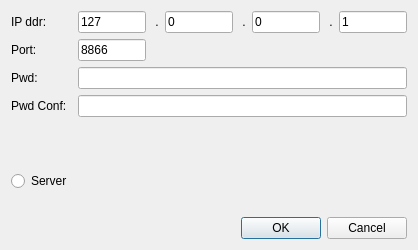
<?xml version="1.0" encoding="UTF-8"?>
<ui version="4.0">
 <class>DialogConf</class>
 <widget class="QDialog" name="DialogConf">
  <property name="geometry">
   <rect>
    <x>0</x>
    <y>0</y>
    <width>418</width>
    <height>250</height>
   </rect>
  </property>
  <property name="sizePolicy">
   <sizepolicy hsizetype="Preferred" vsizetype="Preferred">
    <horstretch>0</horstretch>
    <verstretch>0</verstretch>
   </sizepolicy>
  </property>
  <property name="windowTitle">
   <string>Configuration</string>
  </property>
  <layout class="QGridLayout" name="gridLayout">
   <item row="0" column="0" colspan="2">
    <widget class="QLabel" name="labelConfIp">
     <property name="text">
      <string>IP ddr:</string>
     </property>
    </widget>
   </item>
   <item row="0" column="2">
    <widget class="QLineEdit" name="lineEditIp1">
     <property name="text">
      <string>127</string>
     </property>
    </widget>
   </item>
   <item row="0" column="3">
    <widget class="QLabel" name="labelPoint">
     <property name="text">
      <string> .</string>
     </property>
    </widget>
   </item>
   <item row="0" column="4">
    <widget class="QLineEdit" name="lineEditIp2">
     <property name="text">
      <string>0</string>
     </property>
    </widget>
   </item>
   <item row="0" column="5">
    <widget class="QLabel" name="labelPoint2">
     <property name="text">
      <string> .</string>
     </property>
    </widget>
   </item>
   <item row="0" column="6">
    <widget class="QLineEdit" name="lineEditIp3">
     <property name="text">
      <string>0</string>
     </property>
    </widget>
   </item>
   <item row="0" column="7">
    <widget class="QLabel" name="labelPoint3">
     <property name="text">
      <string> .</string>
     </property>
    </widget>
   </item>
   <item row="0" column="8">
    <widget class="QLineEdit" name="lineEditIp4">
     <property name="text">
      <string>1</string>
     </property>
    </widget>
   </item>
   <item row="1" column="0" colspan="2">
    <widget class="QLabel" name="labelConfPort">
     <property name="text">
      <string>Port:</string>
     </property>
    </widget>
   </item>
   <item row="2" column="0" colspan="2">
    <widget class="QLabel" name="labelPwd">
     <property name="text">
      <string>Pwd:</string>
     </property>
    </widget>
   </item>
   <item row="2" column="2" colspan="7">
    <widget class="QLineEdit" name="lineEditPwd">
     <property name="enabled">
      <bool>true</bool>
     </property>
    </widget>
   </item>
   <item row="3" column="0" colspan="2">
    <widget class="QLabel" name="labelPwdConf">
     <property name="text">
      <string>Pwd Conf:</string>
     </property>
    </widget>
   </item>
   <item row="3" column="2" colspan="7">
    <widget class="QLineEdit" name="lineEditPwdConf">
     <property name="enabled">
      <bool>true</bool>
     </property>
    </widget>
   </item>
   <item row="4" column="0" rowspan="2" colspan="2">
    <widget class="QRadioButton" name="radioServer">
     <property name="text">
      <string>Server</string>
     </property>
    </widget>
   </item>
   <item row="5" column="1" colspan="8">
    <widget class="QDialogButtonBox" name="buttonBoxConf">
     <property name="orientation">
      <enum>Qt::Horizontal</enum>
     </property>
     <property name="standardButtons">
      <set>QDialogButtonBox::Cancel|QDialogButtonBox::Ok</set>
     </property>
    </widget>
   </item>
   <item row="1" column="2">
    <widget class="QLineEdit" name="lineEditPort">
     <property name="text">
      <string>8866</string>
     </property>
    </widget>
   </item>
  </layout>
 </widget>
 <tabstops>
  <tabstop>lineEditIp1</tabstop>
  <tabstop>lineEditIp2</tabstop>
  <tabstop>lineEditIp3</tabstop>
  <tabstop>lineEditIp4</tabstop>
  <tabstop>lineEditPort</tabstop>
  <tabstop>radioServer</tabstop>
  <tabstop>lineEditPwd</tabstop>
  <tabstop>lineEditPwdConf</tabstop>
 </tabstops>
 <resources/>
 <connections>
  <connection>
   <sender>buttonBoxConf</sender>
   <signal>accepted()</signal>
   <receiver>DialogConf</receiver>
   <slot>accept()</slot>
   <hints>
    <hint type="sourcelabel">
     <x>248</x>
     <y>254</y>
    </hint>
    <hint type="destinationlabel">
     <x>157</x>
     <y>274</y>
    </hint>
   </hints>
  </connection>
  <connection>
   <sender>buttonBoxConf</sender>
   <signal>rejected()</signal>
   <receiver>DialogConf</receiver>
   <slot>reject()</slot>
   <hints>
    <hint type="sourcelabel">
     <x>316</x>
     <y>260</y>
    </hint>
    <hint type="destinationlabel">
     <x>286</x>
     <y>274</y>
    </hint>
   </hints>
  </connection>
 </connections>
</ui>
